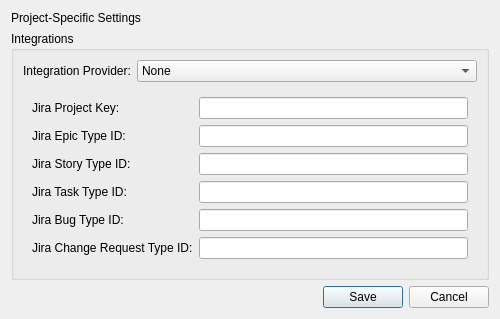
<?xml version="1.0" encoding="UTF-8"?>
<ui version="4.0">
 <class>ProjectSettingsDialog</class>
 <widget class="QDialog" name="ProjectSettingsDialog">
  <property name="geometry">
   <rect>
    <x>0</x>
    <y>0</y>
    <width>500</width>
    <height>250</height>
   </rect>
  </property>
  <property name="windowTitle">
   <string>Project Settings</string>
  </property>
  <property name="modal">
   <bool>true</bool>
  </property>
  <layout class="QVBoxLayout" name="verticalLayout">
   <item>
    <widget class="QLabel" name="headerLabel">
     <property name="text">
      <string>Project-Specific Settings</string>
     </property>
    </widget>
   </item>
   <item>
    <widget class="QGroupBox" name="integrationsGroupBox">
     <property name="title">
      <string>Integrations</string>
     </property>
     <layout class="QVBoxLayout" name="verticalLayout_2">
      <item>
       <layout class="QFormLayout" name="formLayout">
        <item row="0" column="0">
         <widget class="QLabel" name="providerLabel">
          <property name="text">
           <string>Integration Provider:</string>
          </property>
         </widget>
        </item>
        <item row="0" column="1">
         <widget class="QComboBox" name="providerComboBox">
          <item>
           <property name="text">
            <string>None</string>
           </property>
          </item>
          <item>
           <property name="text">
            <string>Jira</string>
           </property>
          </item>
         </widget>
        </item>
       </layout>
      </item>
      <item>
       <widget class="QStackedWidget" name="providerStackedWidget">
        <property name="currentIndex">
         <number>1</number>
        </property>
        <widget class="QWidget" name="noProviderPage">
         <layout class="QVBoxLayout" name="verticalLayout_3">
          <item>
           <widget class="QLabel" name="noProviderLabel">
            <property name="text">
             <string>No integration provider selected for this project.</string>
            </property>
           </widget>
          </item>
         </layout>
        </widget>
        <widget class="QWidget" name="jiraPage">
         <layout class="QFormLayout" name="formLayout_2">
          <item row="0" column="0">
           <widget class="QLabel" name="projectKeyLabel">
            <property name="text">
             <string>Jira Project Key:</string>
            </property>
           </widget>
          </item>
          <item row="0" column="1">
           <widget class="QLineEdit" name="projectKeyLineEdit">
            <property name="toolTip">
             <string>The short code for your project in Jira (e.g., ASDF, PROJ).</string>
            </property>
           </widget>
          </item>
          <item row="1" column="0">
           <widget class="QLabel" name="epicTypeIdLabel">
            <property name="text">
             <string>Jira Epic Type ID:</string>
            </property>
           </widget>
          </item>
          <item row="1" column="1">
           <widget class="QLineEdit" name="epicTypeIdLineEdit"/>
          </item>
          <item row="2" column="0">
           <widget class="QLabel" name="storyTypeIdLabel">
            <property name="text">
             <string>Jira Story Type ID:</string>
            </property>
           </widget>
          </item>
          <item row="2" column="1">
           <widget class="QLineEdit" name="storyTypeIdLineEdit"/>
          </item>
          <item row="3" column="0">
           <widget class="QLabel" name="taskTypeIdLabel">
            <property name="text">
             <string>Jira Task Type ID:</string>
            </property>
           </widget>
          </item>
          <item row="4" column="0">
           <widget class="QLabel" name="bugTypeIdLabel">
            <property name="text">
             <string>Jira Bug Type ID:</string>
            </property>
           </widget>
          </item>
          <item row="4" column="1">
           <widget class="QLineEdit" name="bugTypeIdLineEdit"/>
          </item>
          <item row="5" column="0">
           <widget class="QLabel" name="changeRequestTypeIdLabel">
            <property name="text">
             <string>Jira Change Request Type ID:</string>
            </property>
           </widget>
          </item>
          <item row="5" column="1">
           <widget class="QLineEdit" name="changeRequestTypeIdLineEdit">
            <property name="toolTip">
             <string>Optional: The ID for a custom 'Change Request' issue type.</string>
            </property>
           </widget>
          </item>
          <item row="3" column="1">
           <widget class="QLineEdit" name="taskTypeIdLineEdit"/>
          </item>
         </layout>
        </widget>
       </widget>
      </item>
     </layout>
    </widget>
   </item>
   <item>
    <spacer name="verticalSpacer">
     <property name="orientation">
      <enum>Qt::Vertical</enum>
     </property>
     <property name="sizeHint" stdset="0">
      <size>
       <width>20</width>
       <height>40</height>
      </size>
     </property>
    </spacer>
   </item>
   <item>
    <widget class="QDialogButtonBox" name="buttonBox">
     <property name="orientation">
      <enum>Qt::Horizontal</enum>
     </property>
     <property name="standardButtons">
      <set>QDialogButtonBox::Cancel|QDialogButtonBox::Save</set>
     </property>
    </widget>
   </item>
  </layout>
 </widget>
 <resources/>
 <connections>
  <connection>
   <sender>buttonBox</sender>
   <signal>accepted()</signal>
   <receiver>ProjectSettingsDialog</receiver>
   <slot>accept()</slot>
  </connection>
  <connection>
   <sender>buttonBox</sender>
   <signal>rejected()</signal>
   <receiver>ProjectSettingsDialog</receiver>
   <slot>reject()</slot>
  </connection>
 </connections>
</ui>
